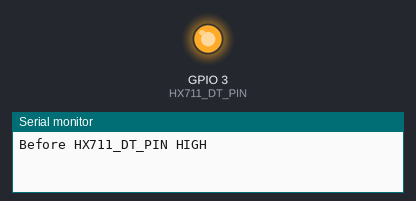
Simulated run of this sketch. Board: Seeed XIAO ESP32-S3. Shown: output pins drawn as LEDs (lit = HIGH), the last lines printed to the serial monitor. Pins used as bus, display or sensor lines are not drawn.

Above: at 1.0 s.
At 5.6 s:
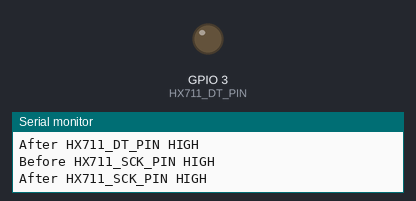
Timing chart, 0 to 12.1 s (numbered marks = the images above):
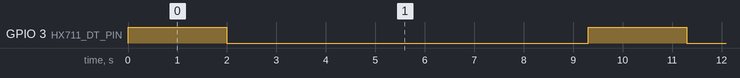

The sketch:

XiaoESP32S3_PinChecker.ino
```cpp
const int HX711_DT_PIN  = 3;   // ESP32S3 GPIO3 / D2 / A2
const int HX711_SCK_PIN = 2;   // ESP32S3 GPIO2 / D1 / A1

void setup() {
  Serial.begin(115200);

  pinMode(HX711_DT_PIN, OUTPUT);
  pinMode(HX711_SCK_PIN, OUTPUT);

  digitalWrite(HX711_DT_PIN, LOW);
  digitalWrite(HX711_SCK_PIN, LOW);
}

void loop() {
  Serial.println("Before HX711_DT_PIN HIGH");
  digitalWrite(HX711_DT_PIN, HIGH);
  delay(2000);
  Serial.println("After HX711_DT_PIN HIGH");
  digitalWrite(HX711_DT_PIN, LOW);

  delay(300);

  Serial.println("Before HX711_SCK_PIN HIGH");
  digitalWrite(HX711_SCK_PIN, HIGH);
  delay(2000);
  Serial.println("After HX711_SCK_PIN HIGH");
  digitalWrite(HX711_SCK_PIN, LOW);

  delay(5000);
}
```

Measured:
- by itself, GPIO 3 (HX711_DT_PIN): alternates HIGH for 2.0 s and LOW for 7.3 s
